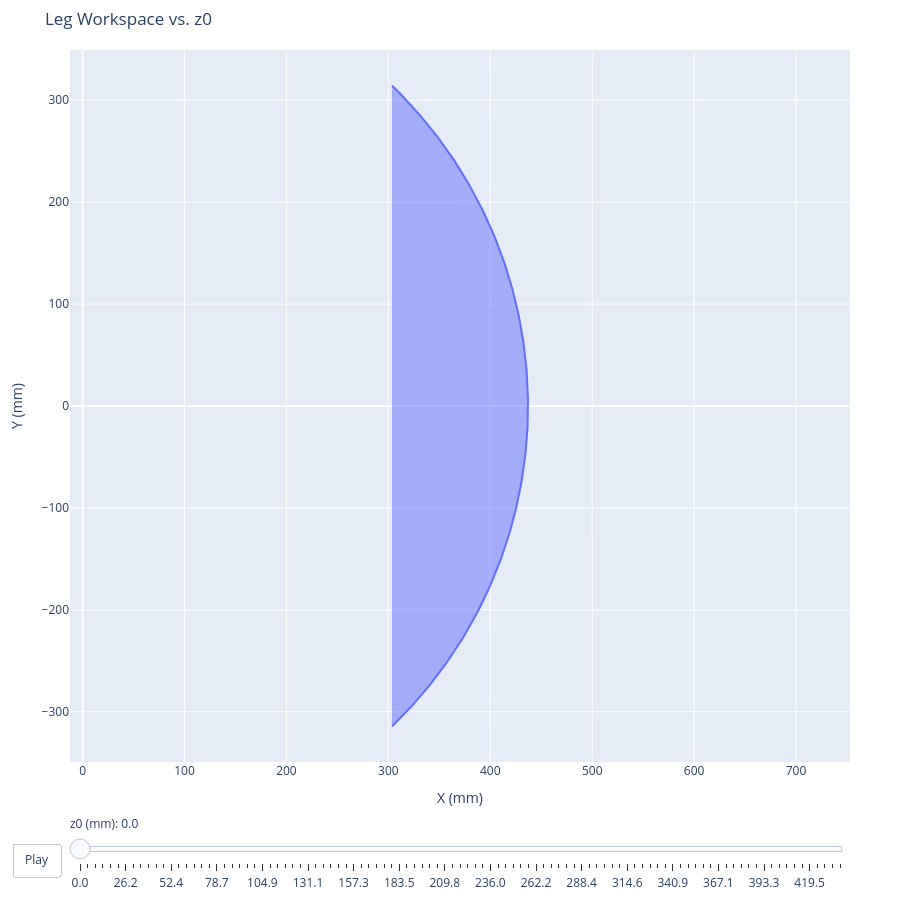

The notebook cell this image was saved under:
### Code cell
import numpy as np
import plotly.graph_objects as go

# Link lengths (mm)
a1, a2, a3 = 37.0, 100, 300.0
Dmax = a1 + a2 + a3
Dmin = abs(a1 - (a2 + a3))

# Angular samples
theta = np.linspace(np.deg2rad(-46), np.deg2rad(46), 300)

# Unit circle samples for boundaries
unit_outer = np.vstack((np.cos(theta), np.sin(theta)))
unit_inner = np.vstack((np.cos(theta[::-1]), np.sin(theta[::-1])))

# z0 values for slider
z_values = np.linspace(0, Dmax, 101)

# Create frames for each z0 with hover information
frames = []
for z0 in z_values:
    if z0 > Dmax:
        xs, ys = [], []
    else:
        r_max = np.sqrt(Dmax**2 - z0**2)
        r_min = np.sqrt(Dmin**2 - z0**2) if z0 < Dmin else 0.0
        outer = unit_outer * r_max
        if r_min > 0:
            inner = unit_inner * r_min
            xs = np.concatenate((outer[0], inner[0]))
            ys = np.concatenate((outer[1], inner[1]))
        else:
            xs, ys = outer

    trace = go.Scatter(
        x=xs, y=ys, fill='toself',
        hovertemplate=(
            "x: %{x:.1f} mm<br>"
            "y: %{y:.1f} mm<br>"
            f"z: {z0:.1f} mm<extra></extra>"
        ),
        showlegend=False
    )
    frames.append(go.Frame(data=[trace], name=f"{z0:.1f}"))

# Initial plot at z0 = 0
init_z = z_values[0]
init_r_max = np.sqrt(Dmax**2 - init_z**2)
init_outer = unit_outer * init_r_max
init_trace = go.Scatter(
    x=init_outer[0], y=init_outer[1], fill='toself',
    hovertemplate=(
        "x: %{x:.1f} mm<br>"
        "y: %{y:.1f} mm<br>"
        f"z: {init_z:.1f} mm<extra></extra>"
    ),
    showlegend=False
)

fig = go.Figure(data=[init_trace], frames=frames)

# Slider steps
steps = [
    {
        "label": f"{z0:.1f}",
        "method": "animate",
        "args": [
            [f"{z0:.1f}"],
            {"mode": "immediate", "frame": {"duration": 0}, "transition": {"duration": 0}}
        ],
    }
    for z0 in z_values
]

sliders = [
    {
        "active": 0,
        "currentvalue": {"prefix": "z0 (mm): "},
        "pad": {"t": 50},
        "steps": steps
    }
]

# Add Play button, slider, and set square large size
fig.update_layout(
    title="Leg Workspace vs. z0",
    width=900,
    height=900,
    xaxis_title="X (mm)",
    yaxis_title="Y (mm)",
    xaxis=dict(scaleanchor="y", scaleratio=1),
    updatemenus=[
        {
            "type": "buttons",
            "buttons": [
                {
                    "label": "Play",
                    "method": "animate",
                    "args": [None, {"frame": {"duration": 100, "redraw": True}, "fromcurrent": True}],
                }
            ],
            "pad": {"r": 10, "t": 10},
            "showactive": False,
            "x": 0.0,
            "y": -0.1
        }
    ],
    sliders=sliders,
    margin=dict(l=50, r=50, t=50, b=50)
)

fig.show()

### Figure 1 — Plotly figure (JSON) as saved in the notebook; plotly's stock layout.template omitted (floating-point values rounded to 4 significant figures; data arrays with more than 128 entries replaced by an {"elided": "..."} marker saying what was removed)
{"data": [{"fill": "toself", "hovertemplate": "x: %{x:.1f} mm<br>y: %{y:.1f} mm<br>z: 0.0 mm<extra></extra>", "showlegend": false, "type": "scatter", "x": {"elided": "300 float values"}, "y": {"elided": "300 float values"}}], "layout": {"height": 900, "margin": {"b": 50, "l": 50, "r": 50, "t": 50}, "sliders": [{"active": 0, "currentvalue": {"prefix": "z0 (mm): "}, "pad": {"t": 50}, "steps": [{"args": [["0.0"], {"frame": {"duration": 0}, "mode": "immediate", "transition": {"duration": 0}}], "label": "0.0", "method": "animate"}, {"args": [["4.4"], {"frame": {"duration": 0}, "mode": "immediate", "transition": {"duration": 0}}], "label": "4.4", "method": "animate"}, {"args": [["8.7"], {"frame": {"duration": 0}, "mode": "immediate", "transition": {"duration": 0}}], "label": "8.7", "method": "animate"}, {"args": [["13.1"], {"frame": {"duration": 0}, "mode": "immediate", "transition": {"duration": 0}}], "label": "13.1", "method": "animate"}, {"args": [["17.5"], {"frame": {"duration": 0}, "mode": "immediate", "transition": {"duration": 0}}], "label": "17.5", "method": "animate"}, {"args": [["21.9"], {"frame": {"duration": 0}, "mode": "immediate", "transition": {"duration": 0}}], "label": "21.9", "method": "animate"}, {"args": [["26.2"], {"frame": {"duration": 0}, "mode": "immediate", "transition": {"duration": 0}}], "label": "26.2", "method": "animate"}, {"args": [["30.6"], {"frame": {"duration": 0}, "mode": "immediate", "transition": {"duration": 0}}], "label": "30.6", "method": "animate"}, {"args": [["35.0"], {"frame": {"duration": 0}, "mode": "immediate", "transition": {"duration": 0}}], "label": "35.0", "method": "animate"}, {"args": [["39.3"], {"frame": {"duration": 0}, "mode": "immediate", "transition": {"duration": 0}}], "label": "39.3", "method": "animate"}, {"args": [["43.7"], {"frame": {"duration": 0}, "mode": "immediate", "transition": {"duration": 0}}], "label": "43.7", "method": "animate"}, {"args": [["48.1"], {"frame": {"duration": 0}, "mode": "immediate", "transition": {"duration": 0}}], "label": "48.1", "method": "animate"}, {"args": [["52.4"], {"frame": {"duration": 0}, "mode": "immediate", "transition": {"duration": 0}}], "label": "52.4", "method": "animate"}, {"args": [["56.8"], {"frame": {"duration": 0}, "mode": "immediate", "transition": {"duration": 0}}], "label": "56.8", "method": "animate"}, {"args": [["61.2"], {"frame": {"duration": 0}, "mode": "immediate", "transition": {"duration": 0}}], "label": "61.2", "method": "animate"}, {"args": [["65.5"], {"frame": {"duration": 0}, "mode": "immediate", "transition": {"duration": 0}}], "label": "65.5", "method": "animate"}, {"args": [["69.9"], {"frame": {"duration": 0}, "mode": "immediate", "transition": {"duration": 0}}], "label": "69.9", "method": "animate"}, {"args": [["74.3"], {"frame": {"duration": 0}, "mode": "immediate", "transition": {"duration": 0}}], "label": "74.3", "method": "animate"}, {"args": [["78.7"], {"frame": {"duration": 0}, "mode": "immediate", "transition": {"duration": 0}}], "label": "78.7", "method": "animate"}, {"args": [["83.0"], {"frame": {"duration": 0}, "mode": "immediate", "transition": {"duration": 0}}], "label": "83.0", "method": "animate"}, {"args": [["87.4"], {"frame": {"duration": 0}, "mode": "immediate", "transition": {"duration": 0}}], "label": "87.4", "method": "animate"}, {"args": [["91.8"], {"frame": {"duration": 0}, "mode": "immediate", "transition": {"duration": 0}}], "label": "91.8", "method": "animate"}, {"args": [["96.1"], {"frame": {"duration": 0}, "mode": "immediate", "transition": {"duration": 0}}], "label": "96.1", "method": "animate"}, {"args": [["100.5"], {"frame": {"duration": 0}, "mode": "immediate", "transition": {"duration": 0}}], "label": "100.5", "method": "animate"}, {"args": [["104.9"], {"frame": {"duration": 0}, "mode": "immediate", "transition": {"duration": 0}}], "label": "104.9", "method": "animate"}, {"args": [["109.2"], {"frame": {"duration": 0}, "mode": "immediate", "transition": {"duration": 0}}], "label": "109.2", "method": "animate"}, {"args": [["113.6"], {"frame": {"duration": 0}, "mode": "immediate", "transition": {"duration": 0}}], "label": "113.6", "method": "animate"}, {"args": [["118.0"], {"frame": {"duration": 0}, "mode": "immediate", "transition": {"duration": 0}}], "label": "118.0", "method": "animate"}, {"args": [["122.4"], {"frame": {"duration": 0}, "mode": "immediate", "transition": {"duration": 0}}], "label": "122.4", "method": "animate"}, {"args": [["126.7"], {"frame": {"duration": 0}, "mode": "immediate", "transition": {"duration": 0}}], "label": "126.7", "method": "animate"}, {"args": [["131.1"], {"frame": {"duration": 0}, "mode": "immediate", "transition": {"duration": 0}}], "label": "131.1", "method": "animate"}, {"args": [["135.5"], {"frame": {"duration": 0}, "mode": "immediate", "transition": {"duration": 0}}], "label": "135.5", "method": "animate"}, {"args": [["139.8"], {"frame": {"duration": 0}, "mode": "immediate", "transition": {"duration": 0}}], "label": "139.8", "method": "animate"}, {"args": [["144.2"], {"frame": {"duration": 0}, "mode": "immediate", "transition": {"duration": 0}}], "label": "144.2", "method": "animate"}, {"args": [["148.6"], {"frame": {"duration": 0}, "mode": "immediate", "transition": {"duration": 0}}], "label": "148.6", "method": "animate"}, {"args": [["153.0"], {"frame": {"duration": 0}, "mode": "immediate", "transition": {"duration": 0}}], "label": "153.0", "method": "animate"}, {"args": [["157.3"], {"frame": {"duration": 0}, "mode": "immediate", "transition": {"duration": 0}}], "label": "157.3", "method": "animate"}, {"args": [["161.7"], {"frame": {"duration": 0}, "mode": "immediate", "transition": {"duration": 0}}], "label": "161.7", "method": "animate"}, {"args": [["166.1"], {"frame": {"duration": 0}, "mode": "immediate", "transition": {"duration": 0}}], "label": "166.1", "method": "animate"}, {"args": [["170.4"], {"frame": {"duration": 0}, "mode": "immediate", "transition": {"duration": 0}}], "label": "170.4", "method": "animate"}, {"args": [["174.8"], {"frame": {"duration": 0}, "mode": "immediate", "transition": {"duration": 0}}], "label": "174.8", "method": "animate"}, {"args": [["179.2"], {"frame": {"duration": 0}, "mode": "immediate", "transition": {"duration": 0}}], "label": "179.2", "method": "animate"}, {"args": [["183.5"], {"frame": {"duration": 0}, "mode": "immediate", "transition": {"duration": 0}}], "label": "183.5", "method": "animate"}, {"args": [["187.9"], {"frame": {"duration": 0}, "mode": "immediate", "transition": {"duration": 0}}], "label": "187.9", "method": "animate"}, {"args": [["192.3"], {"frame": {"duration": 0}, "mode": "immediate", "transition": {"duration": 0}}], "label": "192.3", "method": "animate"}, {"args": [["196.7"], {"frame": {"duration": 0}, "mode": "immediate", "transition": {"duration": 0}}], "label": "196.7", "method": "animate"}, {"args": [["201.0"], {"frame": {"duration": 0}, "mode": "immediate", "transition": {"duration": 0}}], "label": "201.0", "method": "animate"}, {"args": [["205.4"], {"frame": {"duration": 0}, "mode": "immediate", "transition": {"duration": 0}}], "label": "205.4", "method": "animate"}, {"args": [["209.8"], {"frame": {"duration": 0}, "mode": "immediate", "transition": {"duration": 0}}], "label": "209.8", "method": "animate"}, {"args": [["214.1"], {"frame": {"duration": 0}, "mode": "immediate", "transition": {"duration": 0}}], "label": "214.1", "method": "animate"}, {"args": [["218.5"], {"frame": {"duration": 0}, "mode": "immediate", "transition": {"duration": 0}}], "label": "218.5", "method": "animate"}, {"args": [["222.9"], {"frame": {"duration": 0}, "mode": "immediate", "transition": {"duration": 0}}], "label": "222.9", "method": "animate"}, {"args": [["227.2"], {"frame": {"duration": 0}, "mode": "immediate", "transition": {"duration": 0}}], "label": "227.2", "method": "animate"}, {"args": [["231.6"], {"frame": {"duration": 0}, "mode": "immediate", "transition": {"duration": 0}}], "label": "231.6", "method": "animate"}, {"args": [["236.0"], {"frame": {"duration": 0}, "mode": "immediate", "transition": {"duration": 0}}], "label": "236.0", "method": "animate"}, {"args": [["240.3"], {"frame": {"duration": 0}, "mode": "immediate", "transition": {"duration": 0}}], "label": "240.3", "method": "animate"}, {"args": [["244.7"], {"frame": {"duration": 0}, "mode": "immediate", "transition": {"duration": 0}}], "label": "244.7", "method": "animate"}, {"args": [["249.1"], {"frame": {"duration": 0}, "mode": "immediate", "transition": {"duration": 0}}], "label": "249.1", "method": "animate"}, {"args": [["253.5"], {"frame": {"duration": 0}, "mode": "immediate", "transition": {"duration": 0}}], "label": "253.5", "method": "animate"}, {"args": [["257.8"], {"frame": {"duration": 0}, "mode": "immediate", "transition": {"duration": 0}}], "label": "257.8", "method": "animate"}, {"args": [["262.2"], {"frame": {"duration": 0}, "mode": "immediate", "transition": {"duration": 0}}], "label": "262.2", "method": "animate"}, {"args": [["266.6"], {"frame": {"duration": 0}, "mode": "immediate", "transition": {"duration": 0}}], "label": "266.6", "method": "animate"}, {"args": [["270.9"], {"frame": {"duration": 0}, "mode": "immediate", "transition": {"duration": 0}}], "label": "270.9", "method": "animate"}, {"args": [["275.3"], {"frame": {"duration": 0}, "mode": "immediate", "transition": {"duration": 0}}], "label": "275.3", "method": "animate"}, {"args": [["279.7"], {"frame": {"duration": 0}, "mode": "immediate", "transition": {"duration": 0}}], "label": "279.7", "method": "animate"}, {"args": [["284.1"], {"frame": {"duration": 0}, "mode": "immediate", "transition": {"duration": 0}}], "label": "284.1", "method": "animate"}, {"args": [["288.4"], {"frame": {"duration": 0}, "mode": "immediate", "transition": {"duration": 0}}], "label": "288.4", "method": "animate"}, {"args": [["292.8"], {"frame": {"duration": 0}, "mode": "immediate", "transition": {"duration": 0}}], "label": "292.8", "method": "animate"}, {"args": [["297.2"], {"frame": {"duration": 0}, "mode": "immediate", "transition": {"duration": 0}}], "label": "297.2", "method": "animate"}, {"args": [["301.5"], {"frame": {"duration": 0}, "mode": "immediate", "transition": {"duration": 0}}], "label": "301.5", "method": "animate"}, {"args": [["305.9"], {"frame": {"duration": 0}, "mode": "immediate", "transition": {"duration": 0}}], "label": "305.9", "method": "animate"}, {"args": [["310.3"], {"frame": {"duration": 0}, "mode": "immediate", "transition": {"duration": 0}}], "label": "310.3", "method": "animate"}, {"args": [["314.6"], {"frame": {"duration": 0}, "mode": "immediate", "transition": {"duration": 0}}], "label": "314.6", "method": "animate"}, {"args": [["319.0"], {"frame": {"duration": 0}, "mode": "immediate", "transition": {"duration": 0}}], "label": "319.0", "method": "animate"}, {"args": [["323.4"], {"frame": {"duration": 0}, "mode": "immediate", "transition": {"duration": 0}}], "label": "323.4", "method": "animate"}, {"args": [["327.8"], {"frame": {"duration": 0}, "mode": "immediate", "transition": {"duration": 0}}], "label": "327.8", "method": "animate"}, {"args": [["332.1"], {"frame": {"duration": 0}, "mode": "immediate", "transition": {"duration": 0}}], "label": "332.1", "method": "animate"}, {"args": [["336.5"], {"frame": {"duration": 0}, "mode": "immediate", "transition": {"duration": 0}}], "label": "336.5", "method": "animate"}, {"args": [["340.9"], {"frame": {"duration": 0}, "mode": "immediate", "transition": {"duration": 0}}], "label": "340.9", "method": "animate"}, {"args": [["345.2"], {"frame": {"duration": 0}, "mode": "immediate", "transition": {"duration": 0}}], "label": "345.2", "method": "animate"}, {"args": [["349.6"], {"frame": {"duration": 0}, "mode": "immediate", "transition": {"duration": 0}}], "label": "349.6", "method": "animate"}, {"args": [["354.0"], {"frame": {"duration": 0}, "mode": "immediate", "transition": {"duration": 0}}], "label": "354.0", "method": "animate"}, {"args": [["358.3"], {"frame": {"duration": 0}, "mode": "immediate", "transition": {"duration": 0}}], "label": "358.3", "method": "animate"}, {"args": [["362.7"], {"frame": {"duration": 0}, "mode": "immediate", "transition": {"duration": 0}}], "label": "362.7", "method": "animate"}, {"args": [["367.1"], {"frame": {"duration": 0}, "mode": "immediate", "transition": {"duration": 0}}], "label": "367.1", "method": "animate"}, {"args": [["371.4"], {"frame": {"duration": 0}, "mode": "immediate", "transition": {"duration": 0}}], "label": "371.4", "method": "animate"}, {"args": [["375.8"], {"frame": {"duration": 0}, "mode": "immediate", "transition": {"duration": 0}}], "label": "375.8", "method": "animate"}, {"args": [["380.2"], {"frame": {"duration": 0}, "mode": "immediate", "transition": {"duration": 0}}], "label": "380.2", "method": "animate"}, {"args": [["384.6"], {"frame": {"duration": 0}, "mode": "immediate", "transition": {"duration": 0}}], "label": "384.6", "method": "animate"}, {"args": [["388.9"], {"frame": {"duration": 0}, "mode": "immediate", "transition": {"duration": 0}}], "label": "388.9", "method": "animate"}, {"args": [["393.3"], {"frame": {"duration": 0}, "mode": "immediate", "transition": {"duration": 0}}], "label": "393.3", "method": "animate"}, {"args": [["397.7"], {"frame": {"duration": 0}, "mode": "immediate", "transition": {"duration": 0}}], "label": "397.7", "method": "animate"}, {"args": [["402.0"], {"frame": {"duration": 0}, "mode": "immediate", "transition": {"duration": 0}}], "label": "402.0", "method": "animate"}, {"args": [["406.4"], {"frame": {"duration": 0}, "mode": "immediate", "transition": {"duration": 0}}], "label": "406.4", "method": "animate"}, {"args": [["410.8"], {"frame": {"duration": 0}, "mode": "immediate", "transition": {"duration": 0}}], "label": "410.8", "method": "animate"}, {"args": [["415.2"], {"frame": {"duration": 0}, "mode": "immediate", "transition": {"duration": 0}}], "label": "415.2", "method": "animate"}, {"args": [["419.5"], {"frame": {"duration": 0}, "mode": "immediate", "transition": {"duration": 0}}], "label": "419.5", "method": "animate"}, {"args": [["423.9"], {"frame": {"duration": 0}, "mode": "immediate", "transition": {"duration": 0}}], "label": "423.9", "method": "animate"}, {"args": [["428.3"], {"frame": {"duration": 0}, "mode": "immediate", "transition": {"duration": 0}}], "label": "428.3", "method": "animate"}, {"args": [["432.6"], {"frame": {"duration": 0}, "mode": "immediate", "transition": {"duration": 0}}], "label": "432.6", "method": "animate"}, {"args": [["437.0"], {"frame": {"duration": 0}, "mode": "immediate", "transition": {"duration": 0}}], "label": "437.0", "method": "animate"}]}], "title": {"text": "Leg Workspace vs. z0"}, "updatemenus": [{"buttons": [{"args": [null, {"frame": {"duration": 100, "redraw": true}, "fromcurrent": true}], "label": "Play", "method": "animate"}], "pad": {"r": 10, "t": 10}, "showactive": false, "type": "buttons", "x": 0, "y": -0.1}], "width": 900, "xaxis": {"scaleanchor": "y", "scaleratio": 1, "title": {"text": "X (mm)"}}, "yaxis": {"title": {"text": "Y (mm)"}}}}
